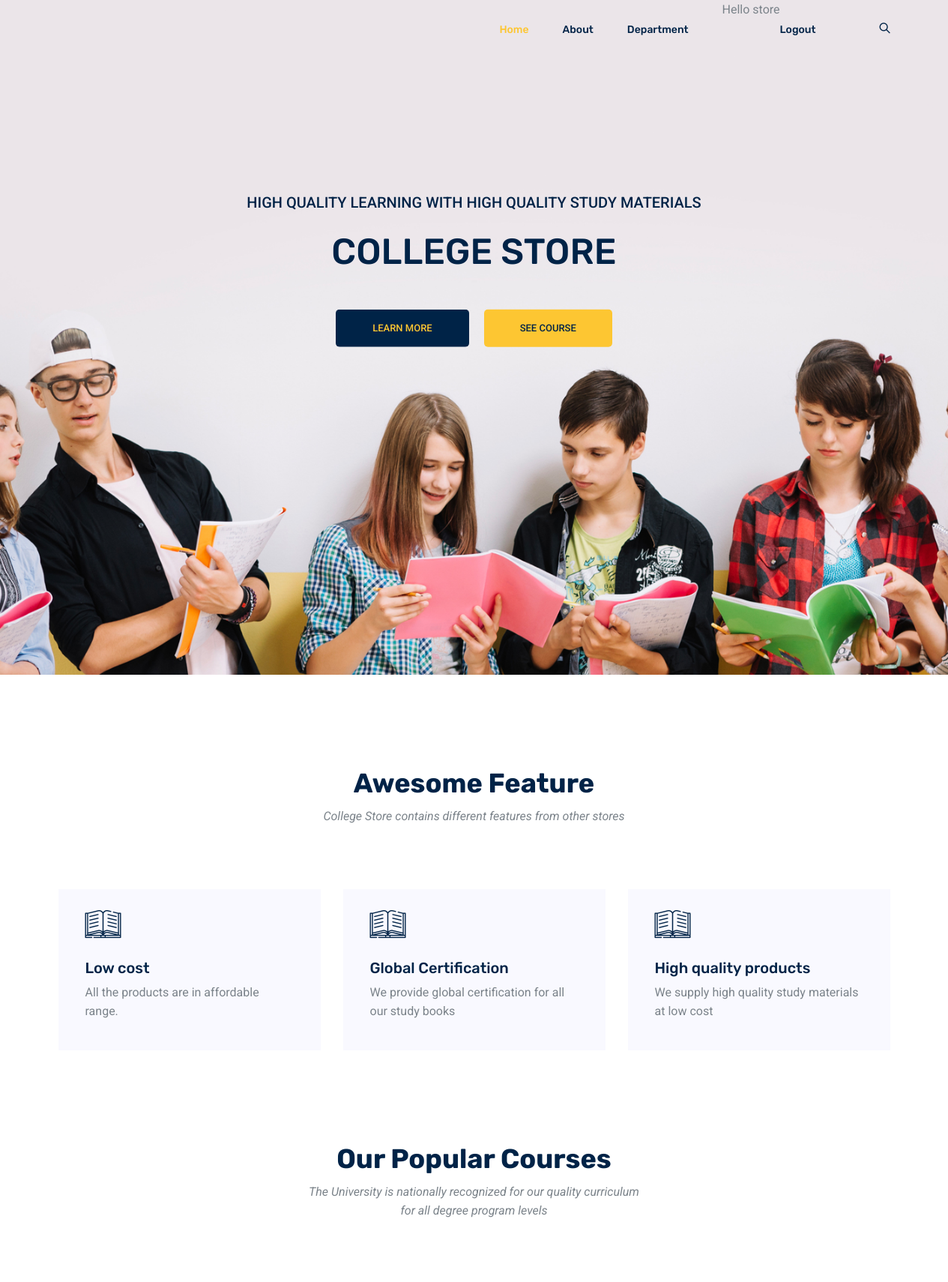
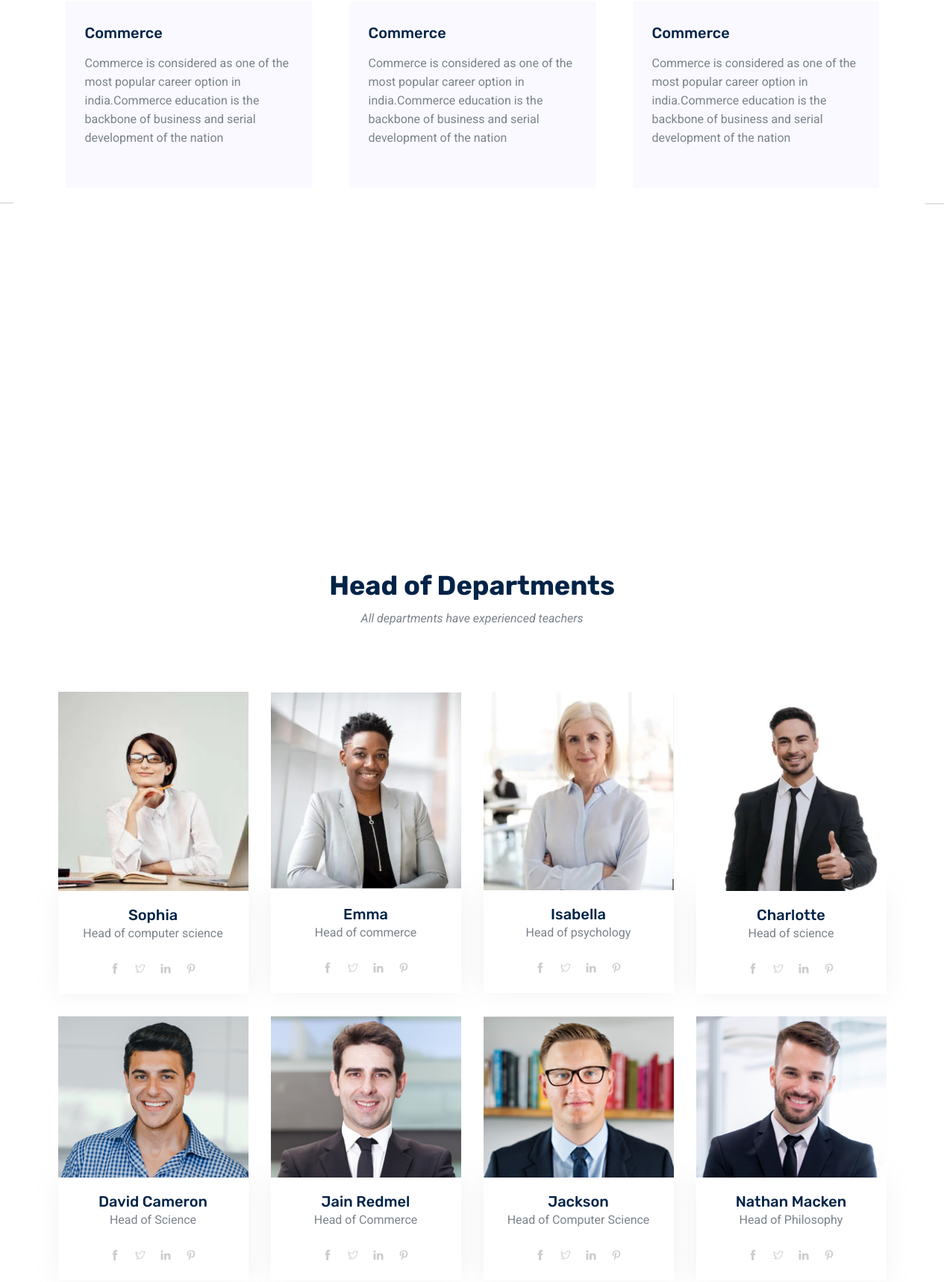
The app's page / (signed in, upper part) with its own data (2 pictures, top to bottom).
### storeapp/models.py (models this page shows, shortened)
class features(models.Model):
    name=models.CharField(max_length=250)
    desptn=models.TextField()

class pcourses(models.Model):
    name = models.CharField(max_length=250)
    img = models.ImageField(upload_to='pics')
    desptn = models.TextField()

class trainers(models.Model):
    name = models.CharField(max_length=250)
    img = models.ImageField(upload_to='pics')
    desptn = models.TextField()

### storeapp/views.py (the view)
# urls.py: path('', views.index, name='index'),
def index(request):
    obj = features.objects.all()
    object = pcourses.objects.all()
    ob=trainers.objects.all()
    ob1=products.objects.all()
    return render(request, "index.html", {'result': obj,'resultt':object,'res':ob,'res1':ob1})

### templates/index.html (shortened to what this page needs)
{% load static %}
<!DOCTYPE html>
<html lang="en">
  <head>
    <link rel="stylesheet" href="{% static 'css/bootstrap.css' %}" />
    <link rel="stylesheet" href="{% static 'css/flaticon.css' %}" />
    <link rel="stylesheet" href="{% static 'css/themify-icons.css' %}" />
    <link rel="stylesheet" href="{% static 'vendors/owl-carousel/owl.carousel.min.css' %}" />
    <link rel="stylesheet" href="{% static 'vendors/nice-select/css/nice-select.css' %}" />
    <link rel="stylesheet" href="{% static 'css/style.css' %}" />
  </head>
  <body>
    <header class="header_area">
      <div class="main_menu">
        <nav class="navbar navbar-expand-lg navbar-light">
          <div class="container">
            <div
              class="collapse navbar-collapse offset"
              id="navbarSupportedContent">
              <ul class="nav navbar-nav menu_nav ml-auto">
                <li class="nav-item active">
                  <a class="nav-link" href="/">Home</a>
                </li>
                <li class="nav-item">
                  <a class="nav-link" href="about">About</a>
                </li>
                <li class="nav-item submenu dropdown">
                  <a
                    href="#"
                    class="nav-link dropdown-toggle"
                    data-toggle="dropdown"
                    role="button"
                    aria-haspopup="true"
                    aria-expanded="false">Department</a>
                </li>
                {% if user.is_authenticated %}
                <li>Hello {{user.username}}</li>
                <li class="nav-item">
                  <a class="nav-link" href="register/logout">Logout</a>
                </li>
                {% endif %}
                <li class="nav-item">
                  <a href="#" class="nav-link search" id="search">
                    <i class="ti-search"></i>
                  </a>
                </li>
              </ul>
            </div>
          </div>
        </nav>
      </div>
    </header>
    <section class="home_banner_area">
      <div class="banner_inner">
        <div class="container">
          <div class="row">
            <div class="col-lg-12">
              <div class="banner_content text-center">
                <p class="text-uppercase">
                  High quality learning with high quality study materials
                </p>
                <h2 class="text-uppercase mt-4 mb-5">
                  College Store
                </h2>
                <div>
                  <a href="about" class="primary-btn2 mb-3 mb-sm-0">learn more</a>
                  <a href="computer" class="primary-btn ml-sm-3 ml-0">see course</a>
                </div>
              </div>
            </div>
          </div>
        </div>
      </div>
    </section>
    <section class="feature_area section_gap_top">
      <div class="container">
        <div class="row justify-content-center">
          <div class="col-lg-5">
            <div class="main_title">
              <h2 class="mb-3">Awesome Feature</h2>
              <p>
                College Store contains different features from other stores
              </p>
            </div>
          </div>
        </div>
        <div class="row">
          {% for i in result %}
          <div class="col-lg-4 col-md-6">
            <div class="single_feature">
              <div class="icon"><span class="flaticon-book"></span></div>
              <div class="desc">
                <h4 class="mt-3 mb-2">{{i.name}}</h4>
                <p>{{i.desptn}}</p>
              </div>
            </div>
          </div>
         {% endfor %}
        </div>
      </div>
    </section>
    <div class="popular_courses">
      <div class="container">
        <div class="row justify-content-center">
          <div class="col-lg-5">
            <div class="main_title">
              <h2 class="mb-3">Our Popular Courses</h2>
              <p>
               The University is nationally recognized for our quality curriculum for all degree program levels
              </p>
            </div>
          </div>
        </div>
        <div class="row">
          <div class="col-lg-12">
            <div class="owl-carousel active_course">
              <div class="single_course">
                <div class="course_content">
                  <h4 class="mb-3">
                    <a href="course-details.html">Commerce</a>
                  </h4>
                  <p>Commerce is considered as one of the most popular career option in india.Commerce education is the backbone of business and serial development of the nation</p>
                </div>
              </div>
            </div>
          </div>
        </div>
      </div>
    </div>
    <section class="trainer_area section_gap_top">
      <div class="container">
        <div class="row justify-content-center">
          <div class="col-lg-5">
            <div class="main_title">
              <h2 class="mb-3">Head of Departments</h2>
              <p>
                All departments have experienced teachers
            </div>
          </div>
        </div>
        <div class="row justify-content-center d-flex align-items-center">
          {% for i in res %}
          <div class="col-lg-3 col-md-6 col-sm-12 single-trainer">
            <div class="thumb d-flex justify-content-sm-center">
              <img class="img-fluid" src="{{i.img.url}}" alt="" />
            </div>
            <div class="meta-text text-sm-center">
              <h4>{{i.name}}</h4>
              <div class="mb-4">
                <p>
                  {{i.desptn}}
                </p>
              </div>
              <div class="align-items-center justify-content-center d-flex">
                <a href="#"><i class="ti-facebook"></i></a>
                <a href="#"><i class="ti-twitter"></i></a>
                <a href="#"><i class="ti-linkedin"></i></a>
                <a href="#"><i class="ti-pinterest"></i></a>
              </div>
            </div>
          </div>
          {% endfor %}
          <div class="col-lg-3 col-md-6 col-sm-12 single-trainer">
            <div class="thumb d-flex justify-content-sm-center">
              <img class="img-fluid" src="{% static 'img/trainer/t2.jpg' %}" alt="" />
            </div>
            <div class="meta-text text-sm-center">
              <h4>David Cameron</h4>
              <div class="mb-4">
                <p>
                  Head of Science
                </p>
              </div>
              <div class="align-items-center justify-content-center d-flex">
                <a href="#"><i class="ti-facebook"></i></a>
                <a href="#"><i class="ti-twitter"></i></a>
                <a href="#"><i class="ti-linkedin"></i></a>
                <a href="#"><i class="ti-pinterest"></i></a>
              </div>
            </div>
          </div>
          <div class="col-lg-3 col-md-6 col-sm-12 single-trainer">
            <div class="thumb d-flex justify-content-sm-center">
              <img class="img-fluid" src="{% static 'img/trainer/t3.jpg' %}" alt="" />
            </div>
            <div class="meta-text text-sm-center">
              <h4>Jain Redmel</h4>
              <div class="mb-4">
                <p>
                 Head of Commerce
                </p>
              </div>
              <div class="align-items-center justify-content-center d-flex">
                <a href="#"><i class="ti-facebook"></i></a>
                <a href="#"><i class="ti-twitter"></i></a>
                <a href="#"><i class="ti-linkedin"></i></a>
                <a href="#"><i class="ti-pinterest"></i></a>
              </div>
            </div>
          </div>
          <div class="col-lg-3 col-md-6 col-sm-12 single-trainer">
            <div class="thumb d-flex justify-content-sm-center">
              <img class="img-fluid" src="{% static 'img/trainer/t1.jpg' %}" alt="" />
            </div>
            <div class="meta-text text-sm-center">
              <h4>Jackson</h4>
              <div class="mb-4">
                <p>
                 Head of Computer Science
                </p>
              </div>
              <div class="align-items-center justify-content-center d-flex">
                <a href="#"><i class="ti-facebook"></i></a>
                <a href="#"><i class="ti-twitter"></i></a>
                <a href="#"><i class="ti-linkedin"></i></a>
                <a href="#"><i class="ti-pinterest"></i></a>
              </div>
            </div>
          </div>
          <div class="col-lg-3 col-md-6 col-sm-12 single-trainer">
            <div class="thumb d-flex justify-content-sm-center">
              <img class="img-fluid" src="{% static 'img/trainer/t4.jpg' %}" alt="" />
            </div>
            <div class="meta-text text-sm-center">
              <h4>Nathan Macken</h4>
              <div class="mb-4">
                <p>
                  Head of Philosophy
                </p>
              </div>
              <div class="align-items-center justify-content-center d-flex">
                <a href="#"><i class="ti-facebook"></i></a>
                <a href="#"><i class="ti-twitter"></i></a>
                <a href="#"><i class="ti-linkedin"></i></a>
                <a href="#"><i class="ti-pinterest"></i></a>
              </div>
            </div>
          </div>
        </div>
      </div>
    </section>
  </body>
</html>

### records on screen
features: name "Low cost", desptn "All the products are in affordable range."
features: name "Global Certification", desptn "We provide global certification for all our study books"
features: name "High quality products", desptn "We supply high quality study materials at low cost"
trainers: img (picture), name "Sophia", desptn "Head of computer science"
trainers: img (picture), name "Emma", desptn "Head of commerce"
trainers: img (picture), name "Isabella", desptn "Head of psychology"
trainers: img (picture), name "Charlotte", desptn "Head of science"

### other values on screen
{{ user.username }} "store"
